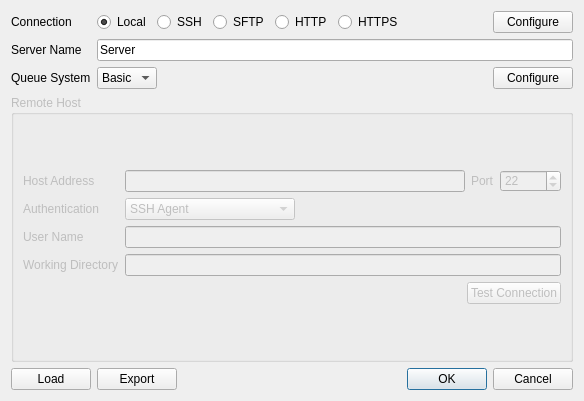
<?xml version="1.0" encoding="UTF-8"?>
<ui version="4.0">
 <class>ServerConfigurationDialog</class>
 <widget class="QDialog" name="ServerConfigurationDialog">
  <property name="enabled">
   <bool>true</bool>
  </property>
  <property name="geometry">
   <rect>
    <x>0</x>
    <y>0</y>
    <width>584</width>
    <height>401</height>
   </rect>
  </property>
  <property name="sizePolicy">
   <sizepolicy hsizetype="Preferred" vsizetype="Preferred">
    <horstretch>0</horstretch>
    <verstretch>0</verstretch>
   </sizepolicy>
  </property>
  <property name="windowTitle">
   <string>Edit Server</string>
  </property>
  <property name="styleSheet">
   <string notr="true">QToolButton {
   color: #333;
   background-color: QLinearGradient( x1: 0, y1: 0, x2: 0, y2: 1, 
          stop: 0 #fff,
          stop: 0.5 #eee, 
          stop: 1 #999);
   border-width: 2px;
   border-color: #333;
   border-style: solid;
   border-radius: 5;
   padding: 0px;
   font-size: 24px;
   min-width: 24px;
   max-width: 24px;
   min-height: 24px;
   max-height: 24px;
}

QToolButton:disabled {
  background-color: QLinearGradient( x1: 0, y1: 0, x2: 0, y2: 1, 
          stop: 0 #fff,
          stop: 0.5 #eee, 
          stop: 1 #bbb);
   border-color: #aaa;
   color: #aaa;
}

QToolButton:pressed {
   background-color: QLinearGradient( x1: 0, y1: 0, x2: 0, y2: 1, 
          stop: 0 #999,
          stop: 0.5 #eee, 
          stop: 1 #fff);
}


QToolButton:checked {
   border-color: #b00;
   background-color: QLinearGradient( x1: 0, y1: 0, x2: 0, y2: 1, 
          stop: 0 #999,
          stop: 0.5 #eee, 
          stop: 1 #fff);
}

 QToolTip {
    border: 2px solid darkkhaki;
    padding: 2px;
    border-radius: 3px;
    opacity: 500;
    font-size: 12px;
    color: #000;
    background-color: #EEE;
}</string>
  </property>
  <layout class="QVBoxLayout" name="verticalLayout_2">
   <item>
    <layout class="QGridLayout" name="gridLayout">
     <item row="2" column="0">
      <widget class="QLabel" name="typeLabel">
       <property name="text">
        <string>Queue System</string>
       </property>
      </widget>
     </item>
     <item row="2" column="1">
      <layout class="QHBoxLayout" name="horizontalLayout">
       <item>
        <widget class="QComboBox" name="queueSystem">
         <property name="toolTip">
          <string>Basic simply runs the qchem command on the server.  

Use PBS or SGE if there is a queue system on the server.  
You will be prompted for additional resource limits when 
submitting a job.

Use Web for HTTP/HTTPS servers</string>
         </property>
         <item>
          <property name="text">
           <string>Basic</string>
          </property>
         </item>
         <item>
          <property name="text">
           <string>PBS</string>
          </property>
         </item>
         <item>
          <property name="text">
           <string>SGE</string>
          </property>
         </item>
         <item>
          <property name="text">
           <string>Web</string>
          </property>
         </item>
        </widget>
       </item>
       <item>
        <spacer name="horizontalSpacer_6">
         <property name="orientation">
          <enum>Qt::Horizontal</enum>
         </property>
         <property name="sizeHint" stdset="0">
          <size>
           <width>40</width>
           <height>20</height>
          </size>
         </property>
        </spacer>
       </item>
       <item>
        <widget class="QPushButton" name="configureQueueButton">
         <property name="text">
          <string>Configure</string>
         </property>
        </widget>
       </item>
      </layout>
     </item>
     <item row="0" column="0">
      <widget class="QLabel" name="label_2">
       <property name="text">
        <string>Connection</string>
       </property>
      </widget>
     </item>
     <item row="0" column="1">
      <layout class="QHBoxLayout" name="horizontalLayout_7">
       <item>
        <widget class="QRadioButton" name="localRadioButton">
         <property name="text">
          <string>Local</string>
         </property>
         <property name="checked">
          <bool>true</bool>
         </property>
        </widget>
       </item>
       <item>
        <widget class="QRadioButton" name="sshRadioButton">
         <property name="text">
          <string>SSH</string>
         </property>
        </widget>
       </item>
       <item>
        <widget class="QRadioButton" name="sftpRadioButton">
         <property name="text">
          <string>SFTP</string>
         </property>
        </widget>
       </item>
       <item>
        <widget class="QRadioButton" name="httpRadioButton">
         <property name="text">
          <string>HTTP</string>
         </property>
        </widget>
       </item>
       <item>
        <widget class="QRadioButton" name="httpsRadioButton">
         <property name="text">
          <string>HTTPS</string>
         </property>
        </widget>
       </item>
       <item>
        <spacer name="horizontalSpacer_2">
         <property name="orientation">
          <enum>Qt::Horizontal</enum>
         </property>
         <property name="sizeHint" stdset="0">
          <size>
           <width>40</width>
           <height>20</height>
          </size>
         </property>
        </spacer>
       </item>
       <item>
        <widget class="QPushButton" name="configureConnectionButton">
         <property name="text">
          <string>Configure</string>
         </property>
        </widget>
       </item>
      </layout>
     </item>
     <item row="1" column="1">
      <widget class="QLineEdit" name="serverName">
       <property name="toolTip">
        <string>Server mnemonic (does not have to match actual server name)</string>
       </property>
       <property name="text">
        <string>Server</string>
       </property>
      </widget>
     </item>
     <item row="1" column="0">
      <widget class="QLabel" name="label">
       <property name="text">
        <string>Server Name</string>
       </property>
      </widget>
     </item>
    </layout>
   </item>
   <item>
    <widget class="QGroupBox" name="remoteHostGroupBox">
     <property name="enabled">
      <bool>false</bool>
     </property>
     <property name="title">
      <string>Remote Host</string>
     </property>
     <layout class="QVBoxLayout" name="verticalLayout">
      <item>
       <layout class="QGridLayout" name="gridLayout_3">
        <item row="0" column="0">
         <widget class="QLabel" name="label_4">
          <property name="text">
           <string>Host Address</string>
          </property>
         </widget>
        </item>
        <item row="2" column="0">
         <widget class="QLabel" name="userLabel">
          <property name="text">
           <string>User Name</string>
          </property>
         </widget>
        </item>
        <item row="3" column="0">
         <widget class="QLabel" name="workingDirectoryLabel">
          <property name="text">
           <string>Working Directory</string>
          </property>
         </widget>
        </item>
        <item row="1" column="0">
         <widget class="QLabel" name="authenticationLabel">
          <property name="text">
           <string>Authentication</string>
          </property>
         </widget>
        </item>
        <item row="0" column="1">
         <layout class="QHBoxLayout" name="horizontalLayout_6">
          <item>
           <widget class="QLineEdit" name="hostAddress">
            <property name="toolTip">
             <string>Server name or IP address</string>
            </property>
           </widget>
          </item>
          <item>
           <widget class="QLabel" name="label_3">
            <property name="text">
             <string>Port</string>
            </property>
           </widget>
          </item>
          <item>
           <widget class="QSpinBox" name="port">
            <property name="minimum">
             <number>0</number>
            </property>
            <property name="maximum">
             <number>65535</number>
            </property>
            <property name="value">
             <number>22</number>
            </property>
           </widget>
          </item>
         </layout>
        </item>
        <item row="1" column="1">
         <layout class="QHBoxLayout" name="horizontalLayout_2">
          <item>
           <widget class="QComboBox" name="authentication">
            <property name="currentIndex">
             <number>0</number>
            </property>
            <item>
             <property name="text">
              <string>SSH Agent</string>
             </property>
            </item>
            <item>
             <property name="text">
              <string>SSH Public Key</string>
             </property>
            </item>
            <item>
             <property name="text">
              <string>SSH Host Based</string>
             </property>
            </item>
            <item>
             <property name="text">
              <string>SSH Keyboard Interactive</string>
             </property>
            </item>
            <item>
             <property name="text">
              <string>SSH Prompt</string>
             </property>
            </item>
           </widget>
          </item>
          <item>
           <spacer name="horizontalSpacer_3">
            <property name="orientation">
             <enum>Qt::Horizontal</enum>
            </property>
            <property name="sizeHint" stdset="0">
             <size>
              <width>40</width>
              <height>20</height>
             </size>
            </property>
           </spacer>
          </item>
         </layout>
        </item>
        <item row="2" column="1">
         <widget class="QLineEdit" name="userName">
          <property name="toolTip">
           <string>Account name on the server</string>
          </property>
         </widget>
        </item>
        <item row="3" column="1">
         <widget class="QLineEdit" name="workingDirectory">
          <property name="toolTip">
           <string>This is the directory on the server where calculations will be run</string>
          </property>
         </widget>
        </item>
        <item row="4" column="1">
         <layout class="QHBoxLayout" name="horizontalLayout_3">
          <item>
           <spacer name="horizontalSpacer_4">
            <property name="orientation">
             <enum>Qt::Horizontal</enum>
            </property>
            <property name="sizeHint" stdset="0">
             <size>
              <width>40</width>
              <height>20</height>
             </size>
            </property>
           </spacer>
          </item>
          <item>
           <widget class="QPushButton" name="testConnectionButton">
            <property name="text">
             <string>Test Connection</string>
            </property>
           </widget>
          </item>
         </layout>
        </item>
       </layout>
      </item>
     </layout>
    </widget>
   </item>
   <item>
    <layout class="QHBoxLayout" name="horizontalLayout_4">
     <item>
      <widget class="QPushButton" name="loadButton">
       <property name="text">
        <string>Load</string>
       </property>
      </widget>
     </item>
     <item>
      <widget class="QPushButton" name="exportButton">
       <property name="text">
        <string>Export</string>
       </property>
      </widget>
     </item>
     <item>
      <spacer name="horizontalSpacer">
       <property name="orientation">
        <enum>Qt::Horizontal</enum>
       </property>
       <property name="sizeHint" stdset="0">
        <size>
         <width>288</width>
         <height>20</height>
        </size>
       </property>
      </spacer>
     </item>
     <item>
      <widget class="QDialogButtonBox" name="buttonBox">
       <property name="orientation">
        <enum>Qt::Horizontal</enum>
       </property>
       <property name="standardButtons">
        <set>QDialogButtonBox::Cancel|QDialogButtonBox::Ok</set>
       </property>
      </widget>
     </item>
    </layout>
   </item>
  </layout>
 </widget>
 <tabstops>
  <tabstop>buttonBox</tabstop>
  <tabstop>localRadioButton</tabstop>
  <tabstop>sshRadioButton</tabstop>
  <tabstop>httpRadioButton</tabstop>
  <tabstop>httpsRadioButton</tabstop>
  <tabstop>configureConnectionButton</tabstop>
  <tabstop>serverName</tabstop>
  <tabstop>queueSystem</tabstop>
  <tabstop>configureQueueButton</tabstop>
  <tabstop>hostAddress</tabstop>
  <tabstop>port</tabstop>
  <tabstop>authentication</tabstop>
  <tabstop>userName</tabstop>
  <tabstop>workingDirectory</tabstop>
  <tabstop>testConnectionButton</tabstop>
  <tabstop>loadButton</tabstop>
  <tabstop>exportButton</tabstop>
 </tabstops>
 <resources>
  <include location="../Main/IQmol.qrc"/>
 </resources>
 <connections>
  <connection>
   <sender>buttonBox</sender>
   <signal>rejected()</signal>
   <receiver>ServerConfigurationDialog</receiver>
   <slot>reject()</slot>
   <hints>
    <hint type="sourcelabel">
     <x>316</x>
     <y>260</y>
    </hint>
    <hint type="destinationlabel">
     <x>286</x>
     <y>274</y>
    </hint>
   </hints>
  </connection>
 </connections>
</ui>
